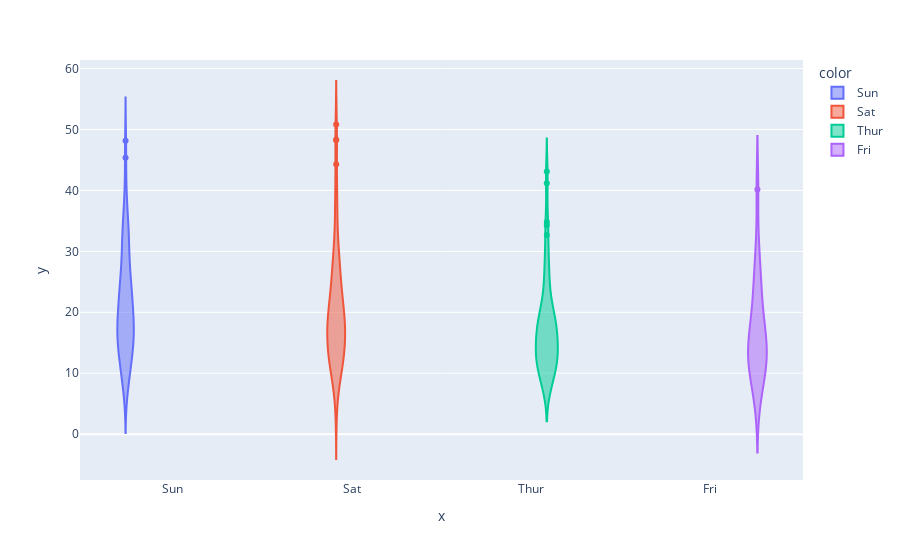

The notebook cell this image was saved under:
### Code cell
# making it in violin
fig = px.violin(x = df['day'], y = df['total_bill'], color = df['day'])
fig.show()

### Figure 1 — Plotly figure (JSON) as saved in the notebook; plotly's stock layout.template omitted (floating-point values rounded to 4 significant figures)
{"data": [{"alignmentgroup": "True", "box": {"visible": false}, "hovertemplate": "color=Sun<br>x=%{x}<br>y=%{y}<extra></extra>", "legendgroup": "Sun", "marker": {"color": "#636efa"}, "name": "Sun", "offsetgroup": "Sun", "orientation": "v", "scalegroup": "True", "showlegend": true, "type": "violin", "x": ["Sun", "Sun", "Sun", "Sun", "Sun", "Sun", "Sun", "Sun", "Sun", "Sun", "Sun", "Sun", "Sun", "Sun", "Sun", "Sun", "Sun", "Sun", "Sun", "Sun", "Sun", "Sun", "Sun", "Sun", "Sun", "Sun", "Sun", "Sun", "Sun", "Sun", "Sun", "Sun", "Sun", "Sun", "Sun", "Sun", "Sun", "Sun", "Sun", "Sun", "Sun", "Sun", "Sun", "Sun", "Sun", "Sun", "Sun", "Sun", "Sun", "Sun", "Sun", "Sun", "Sun", "Sun", "Sun", "Sun", "Sun", "Sun", "Sun", "Sun", "Sun", "Sun", "Sun", "Sun", "Sun", "Sun", "Sun", "Sun", "Sun", "Sun", "Sun", "Sun", "Sun", "Sun", "Sun", "Sun"], "x0": " ", "xaxis": "x", "y": [16.99, 10.34, 21.01, 23.68, 24.59, 25.29, 8.77, 26.88, 15.04, 14.78, 10.27, 35.26, 15.42, 18.43, 14.83, 21.58, 10.33, 16.29, 16.97, 17.46, 13.94, 9.68, 30.4, 18.29, 22.23, 32.4, 28.55, 18.04, 12.54, 10.29, 34.81, 9.94, 25.56, 19.49, 38.07, 23.95, 25.71, 17.31, 29.93, 14.07, 13.13, 17.26, 24.55, 19.77, 29.85, 48.17, 25, 13.39, 16.49, 21.5, 12.66, 16.21, 13.81, 17.51, 24.52, 20.76, 31.71, 7.25, 31.85, 16.82, 32.9, 17.89, 14.48, 9.6, 34.63, 34.65, 23.33, 45.35, 23.17, 40.55, 20.69, 20.9, 30.46, 18.15, 23.1, 15.69], "y0": " ", "yaxis": "y"}, {"alignmentgroup": "True", "box": {"visible": false}, "hovertemplate": "color=Sat<br>x=%{x}<br>y=%{y}<extra></extra>", "legendgroup": "Sat", "marker": {"color": "#EF553B"}, "name": "Sat", "offsetgroup": "Sat", "orientation": "v", "scalegroup": "True", "showlegend": true, "type": "violin", "x": ["Sat", "Sat", "Sat", "Sat", "Sat", "Sat", "Sat", "Sat", "Sat", "Sat", "Sat", "Sat", "Sat", "Sat", "Sat", "Sat", "Sat", "Sat", "Sat", "Sat", "Sat", "Sat", "Sat", "Sat", "Sat", "Sat", "Sat", "Sat", "Sat", "Sat", "Sat", "Sat", "Sat", "Sat", "Sat", "Sat", "Sat", "Sat", "Sat", "Sat", "Sat", "Sat", "Sat", "Sat", "Sat", "Sat", "Sat", "Sat", "Sat", "Sat", "Sat", "Sat", "Sat", "Sat", "Sat", "Sat", "Sat", "Sat", "Sat", "Sat", "Sat", "Sat", "Sat", "Sat", "Sat", "Sat", "Sat", "Sat", "Sat", "Sat", "Sat", "Sat", "Sat", "Sat", "Sat", "Sat", "Sat", "Sat", "Sat", "Sat", "Sat", "Sat", "Sat", "Sat", "Sat", "Sat", "Sat"], "x0": " ", "xaxis": "x", "y": [20.65, 17.92, 20.29, 15.77, 39.42, 19.82, 17.81, 13.37, 12.69, 21.7, 19.65, 9.55, 18.35, 15.06, 20.69, 17.78, 24.06, 16.31, 16.93, 18.69, 31.27, 16.04, 38.01, 26.41, 11.24, 48.27, 20.29, 13.81, 11.02, 18.29, 17.59, 20.08, 16.45, 3.07, 20.23, 15.01, 12.02, 17.07, 26.86, 25.28, 14.73, 10.51, 17.92, 44.3, 22.42, 20.92, 15.36, 20.49, 25.21, 18.24, 14.31, 14, 7.25, 10.59, 10.63, 50.81, 15.81, 26.59, 38.73, 24.27, 12.76, 30.06, 25.89, 48.33, 13.27, 28.17, 12.9, 28.15, 11.59, 7.74, 30.14, 20.45, 13.28, 22.12, 24.01, 15.69, 11.61, 10.77, 15.53, 10.07, 12.6, 32.83, 35.83, 29.03, 27.18, 22.67, 17.82], "y0": " ", "yaxis": "y"}, {"alignmentgroup": "True", "box": {"visible": false}, "hovertemplate": "color=Thur<br>x=%{x}<br>y=%{y}<extra></extra>", "legendgroup": "Thur", "marker": {"color": "#00cc96"}, "name": "Thur", "offsetgroup": "Thur", "orientation": "v", "scalegroup": "True", "showlegend": true, "type": "violin", "x": ["Thur", "Thur", "Thur", "Thur", "Thur", "Thur", "Thur", "Thur", "Thur", "Thur", "Thur", "Thur", "Thur", "Thur", "Thur", "Thur", "Thur", "Thur", "Thur", "Thur", "Thur", "Thur", "Thur", "Thur", "Thur", "Thur", "Thur", "Thur", "Thur", "Thur", "Thur", "Thur", "Thur", "Thur", "Thur", "Thur", "Thur", "Thur", "Thur", "Thur", "Thur", "Thur", "Thur", "Thur", "Thur", "Thur", "Thur", "Thur", "Thur", "Thur", "Thur", "Thur", "Thur", "Thur", "Thur", "Thur", "Thur", "Thur", "Thur", "Thur", "Thur", "Thur"], "x0": " ", "xaxis": "x", "y": [27.2, 22.76, 17.29, 19.44, 16.66, 10.07, 32.68, 15.98, 34.83, 13.03, 18.28, 24.71, 21.16, 10.65, 12.43, 24.08, 11.69, 13.42, 14.26, 15.95, 12.48, 29.8, 8.52, 14.52, 11.38, 22.82, 19.08, 20.27, 11.17, 12.26, 18.26, 8.51, 10.33, 14.15, 16, 13.16, 17.47, 34.3, 41.19, 27.05, 16.43, 8.35, 18.64, 11.87, 9.78, 7.51, 19.81, 28.44, 15.48, 16.58, 7.56, 10.34, 43.11, 13, 13.51, 18.71, 12.74, 13, 16.4, 20.53, 16.47, 18.78], "y0": " ", "yaxis": "y"}, {"alignmentgroup": "True", "box": {"visible": false}, "hovertemplate": "color=Fri<br>x=%{x}<br>y=%{y}<extra></extra>", "legendgroup": "Fri", "marker": {"color": "#ab63fa"}, "name": "Fri", "offsetgroup": "Fri", "orientation": "v", "scalegroup": "True", "showlegend": true, "type": "violin", "x": ["Fri", "Fri", "Fri", "Fri", "Fri", "Fri", "Fri", "Fri", "Fri", "Fri", "Fri", "Fri", "Fri", "Fri", "Fri", "Fri", "Fri", "Fri", "Fri"], "x0": " ", "xaxis": "x", "y": [28.97, 22.49, 5.75, 16.32, 22.75, 40.17, 27.28, 12.03, 21.01, 12.46, 11.35, 15.38, 12.16, 13.42, 8.58, 15.98, 13.42, 16.27, 10.09], "y0": " ", "yaxis": "y"}], "layout": {"legend": {"title": {"text": "color"}, "tracegroupgap": 0}, "margin": {"t": 60}, "violinmode": "group", "xaxis": {"anchor": "y", "domain": [0, 1], "title": {"text": "x"}}, "yaxis": {"anchor": "x", "domain": [0, 1], "title": {"text": "y"}}}}
